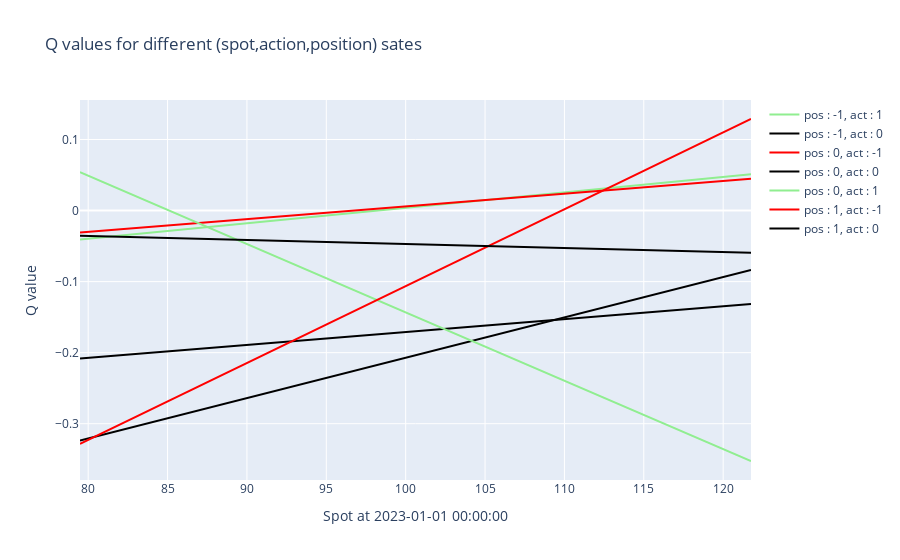

This figure's notebook cell:
### Code cell
qanalysis = qp.QAnalyzer(test,final_qvf)
qanalysis.plot_snapshot()
